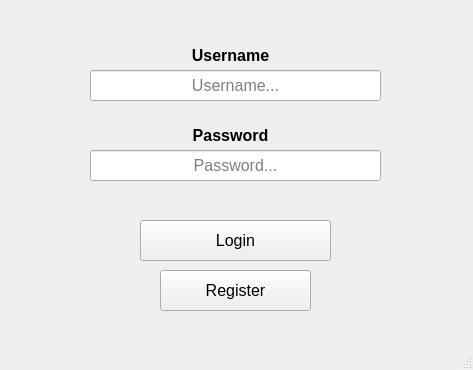
<?xml version="1.0" encoding="UTF-8"?>
<ui version="4.0">
 <class>MainWindow</class>
 <widget class="QMainWindow" name="MainWindow">
  <property name="geometry">
   <rect>
    <x>0</x>
    <y>0</y>
    <width>473</width>
    <height>370</height>
   </rect>
  </property>
  <property name="windowTitle">
   <string>MainWindow</string>
  </property>
  <widget class="QWidget" name="centralwidget">
   <widget class="QLineEdit" name="username_line_edit">
    <property name="geometry">
     <rect>
      <x>90</x>
      <y>70</y>
      <width>291</width>
      <height>31</height>
     </rect>
    </property>
    <property name="font">
     <font>
      <pointsize>12</pointsize>
     </font>
    </property>
    <property name="alignment">
     <set>Qt::AlignCenter</set>
    </property>
    <property name="placeholderText">
     <string>Username...</string>
    </property>
   </widget>
   <widget class="QLineEdit" name="password_line_edit">
    <property name="geometry">
     <rect>
      <x>90</x>
      <y>150</y>
      <width>291</width>
      <height>31</height>
     </rect>
    </property>
    <property name="font">
     <font>
      <pointsize>12</pointsize>
     </font>
    </property>
    <property name="alignment">
     <set>Qt::AlignCenter</set>
    </property>
    <property name="placeholderText">
     <string>Password...</string>
    </property>
   </widget>
   <widget class="QLabel" name="username_label">
    <property name="geometry">
     <rect>
      <x>90</x>
      <y>40</y>
      <width>281</width>
      <height>31</height>
     </rect>
    </property>
    <property name="font">
     <font>
      <pointsize>12</pointsize>
      <weight>75</weight>
      <italic>false</italic>
      <bold>true</bold>
     </font>
    </property>
    <property name="text">
     <string>Username</string>
    </property>
    <property name="alignment">
     <set>Qt::AlignCenter</set>
    </property>
   </widget>
   <widget class="QLabel" name="password_label">
    <property name="geometry">
     <rect>
      <x>90</x>
      <y>120</y>
      <width>281</width>
      <height>31</height>
     </rect>
    </property>
    <property name="font">
     <font>
      <pointsize>12</pointsize>
      <weight>75</weight>
      <bold>true</bold>
      <strikeout>false</strikeout>
     </font>
    </property>
    <property name="text">
     <string>Password</string>
    </property>
    <property name="alignment">
     <set>Qt::AlignCenter</set>
    </property>
   </widget>
   <widget class="QPushButton" name="login_button">
    <property name="geometry">
     <rect>
      <x>140</x>
      <y>220</y>
      <width>191</width>
      <height>41</height>
     </rect>
    </property>
    <property name="font">
     <font>
      <pointsize>12</pointsize>
      <weight>50</weight>
      <bold>false</bold>
     </font>
    </property>
    <property name="text">
     <string>Login</string>
    </property>
   </widget>
   <widget class="QPushButton" name="register_button">
    <property name="geometry">
     <rect>
      <x>160</x>
      <y>270</y>
      <width>151</width>
      <height>41</height>
     </rect>
    </property>
    <property name="font">
     <font>
      <pointsize>12</pointsize>
      <weight>50</weight>
      <bold>false</bold>
     </font>
    </property>
    <property name="text">
     <string>Register</string>
    </property>
   </widget>
  </widget>
  <widget class="QStatusBar" name="statusbar"/>
 </widget>
 <resources/>
 <connections/>
</ui>
